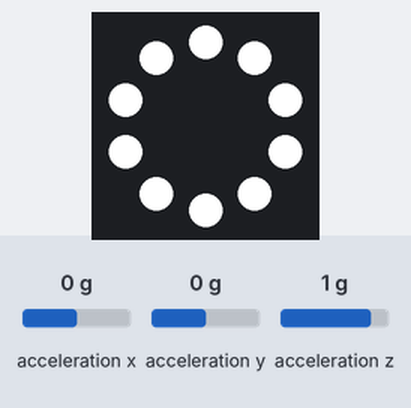
The program below on a simulated Circuit Playground running CircuitPython. Shown: the board's ring of 10 RGB LEDs (number 0 left of the top, counting anticlockwise). Inputs (shaded band) come from the test bench; at power-on: acceleration x 0 g, acceleration y 0 g, acceleration z 1 g. Dim RGB values are drawn brighter than linear.

Above: at 0.15 s.
At 3.84 s:
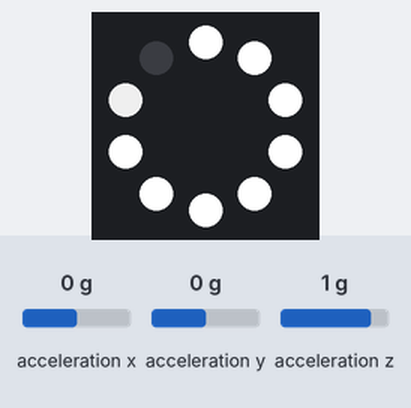
At 7.53 s:
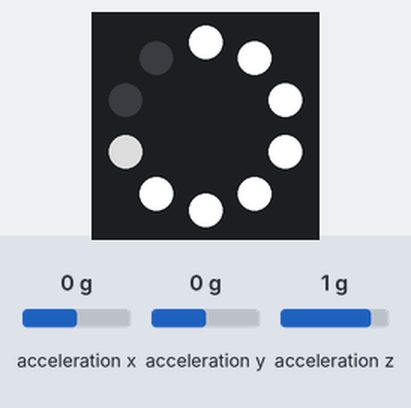
At 15.22 s:
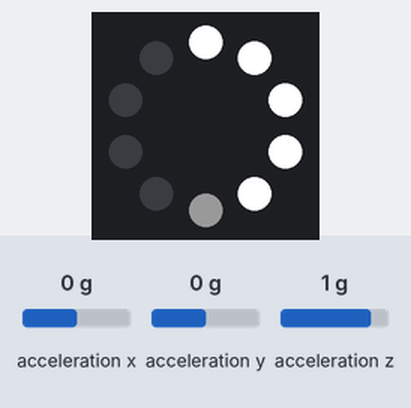
At 22.9 s:
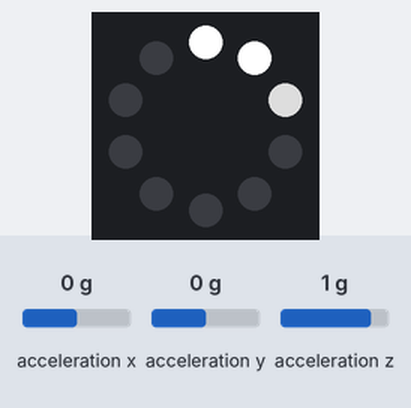
At 30.59 s:
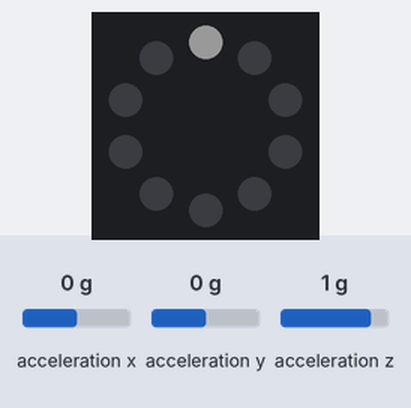

The program:

fading_hourglass.py
```python
# (licence header left out)
import time
from adafruit_circuitplayground.express import cpx

COUNT_TIME      = 30  # seconds
FADE_STEPS      = 100 # NeoPixel fade steps
R_SAND          = 255 # Sand color RED value
G_SAND          = 255 # Sand color GREEN value
B_SAND          = 255 # Sand color BLUE value

# Compute per NeoPixel wait time
DT = COUNT_TIME / 10

# Copmute the color value change per fade steps
dr = R_SAND / FADE_STEPS
dg = G_SAND / FADE_STEPS
db = B_SAND / FADE_STEPS

while True:
    # Turn ON all the NeoPixels
    cpx.pixels.fill((R_SAND, G_SAND, B_SAND))

    # Loop over each NeoPixel
    for p in range(10):
        # Set the start RGB values
        r = R_SAND
        g = G_SAND
        b = B_SAND
        # Loop over each fading steps
        for n in range(FADE_STEPS):
            time.sleep(DT/FADE_STEPS)
            r = r - dr;
            g = g - dg;
            b = b - db;
            cpx.pixels[p] = (int(r),int(g),int(b))

    # Wait for Circuit Playground to be flipped over
    while cpx.acceleration[2] > 0:
        pass

    # A little debounce
    time.sleep(0.5)

    # Wait for Circuit Playground to be flipped back over
    while cpx.acceleration[2] < 0:
        pass
```
